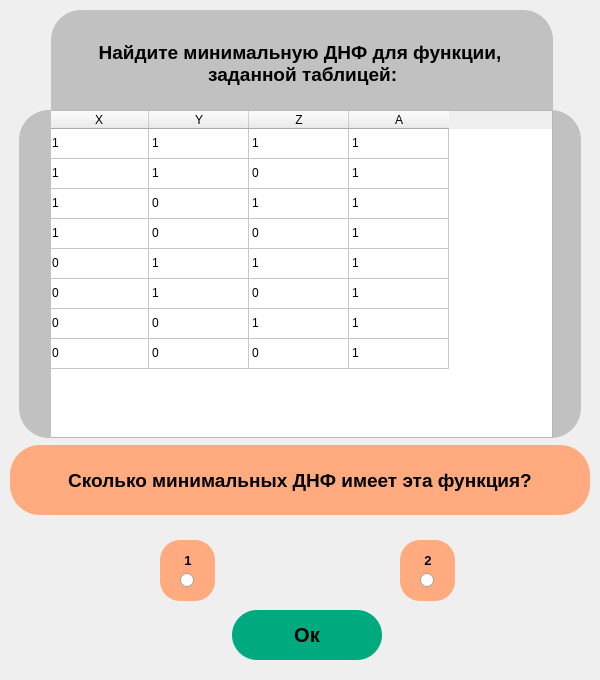
<?xml version="1.0" encoding="UTF-8"?>
<ui version="4.0">
 <class>FirstWindow</class>
 <widget class="QMainWindow" name="FirstWindow">
  <property name="geometry">
   <rect>
    <x>0</x>
    <y>0</y>
    <width>600</width>
    <height>680</height>
   </rect>
  </property>
  <property name="windowTitle">
   <string>Minimal DNF</string>
  </property>
  <widget class="QWidget" name="centralwidget">
   <widget class="QTableWidget" name="table">
    <property name="enabled">
     <bool>true</bool>
    </property>
    <property name="geometry">
     <rect>
      <x>46</x>
      <y>110</y>
      <width>507</width>
      <height>328</height>
     </rect>
    </property>
    <property name="styleSheet">
     <string notr="true"/>
    </property>
    <row>
     <property name="text">
      <string/>
     </property>
    </row>
    <row>
     <property name="text">
      <string/>
     </property>
    </row>
    <row>
     <property name="text">
      <string/>
     </property>
    </row>
    <row>
     <property name="text">
      <string/>
     </property>
    </row>
    <row>
     <property name="text">
      <string/>
     </property>
    </row>
    <row>
     <property name="text">
      <string/>
     </property>
    </row>
    <row>
     <property name="text">
      <string/>
     </property>
    </row>
    <row>
     <property name="text">
      <string/>
     </property>
    </row>
    <column>
     <property name="text">
      <string>X</string>
     </property>
     <property name="toolTip">
      <string/>
     </property>
    </column>
    <column>
     <property name="text">
      <string>Y</string>
     </property>
    </column>
    <column>
     <property name="text">
      <string>Z</string>
     </property>
    </column>
    <column>
     <property name="text">
      <string>A</string>
     </property>
    </column>
    <item row="0" column="0">
     <property name="text">
      <string>1</string>
     </property>
     <property name="flags">
      <set>ItemIsDragEnabled|ItemIsUserCheckable|ItemIsEnabled</set>
     </property>
    </item>
    <item row="0" column="1">
     <property name="text">
      <string>1</string>
     </property>
     <property name="flags">
      <set>ItemIsDragEnabled|ItemIsUserCheckable|ItemIsEnabled</set>
     </property>
    </item>
    <item row="0" column="2">
     <property name="text">
      <string>1</string>
     </property>
     <property name="flags">
      <set>ItemIsDragEnabled|ItemIsUserCheckable|ItemIsEnabled</set>
     </property>
    </item>
    <item row="0" column="3">
     <property name="text">
      <string>1</string>
     </property>
     <property name="flags">
      <set>ItemIsDragEnabled|ItemIsUserCheckable|ItemIsEnabled</set>
     </property>
    </item>
    <item row="1" column="0">
     <property name="text">
      <string>1</string>
     </property>
     <property name="flags">
      <set>ItemIsDragEnabled|ItemIsUserCheckable|ItemIsEnabled</set>
     </property>
    </item>
    <item row="1" column="1">
     <property name="text">
      <string>1</string>
     </property>
     <property name="flags">
      <set>ItemIsDragEnabled|ItemIsUserCheckable|ItemIsEnabled</set>
     </property>
    </item>
    <item row="1" column="2">
     <property name="text">
      <string>0</string>
     </property>
     <property name="flags">
      <set>ItemIsDragEnabled|ItemIsUserCheckable|ItemIsEnabled</set>
     </property>
    </item>
    <item row="1" column="3">
     <property name="text">
      <string>1</string>
     </property>
     <property name="flags">
      <set>ItemIsDragEnabled|ItemIsUserCheckable|ItemIsEnabled</set>
     </property>
    </item>
    <item row="2" column="0">
     <property name="text">
      <string>1</string>
     </property>
     <property name="flags">
      <set>ItemIsDragEnabled|ItemIsUserCheckable|ItemIsEnabled</set>
     </property>
    </item>
    <item row="2" column="1">
     <property name="text">
      <string>0</string>
     </property>
     <property name="flags">
      <set>ItemIsDragEnabled|ItemIsUserCheckable|ItemIsEnabled</set>
     </property>
    </item>
    <item row="2" column="2">
     <property name="text">
      <string>1</string>
     </property>
     <property name="flags">
      <set>ItemIsDragEnabled|ItemIsUserCheckable|ItemIsEnabled</set>
     </property>
    </item>
    <item row="2" column="3">
     <property name="text">
      <string>1</string>
     </property>
     <property name="flags">
      <set>ItemIsDragEnabled|ItemIsUserCheckable|ItemIsEnabled</set>
     </property>
    </item>
    <item row="3" column="0">
     <property name="text">
      <string>1</string>
     </property>
     <property name="flags">
      <set>ItemIsDragEnabled|ItemIsUserCheckable|ItemIsEnabled</set>
     </property>
    </item>
    <item row="3" column="1">
     <property name="text">
      <string>0</string>
     </property>
     <property name="flags">
      <set>ItemIsDragEnabled|ItemIsUserCheckable|ItemIsEnabled</set>
     </property>
    </item>
    <item row="3" column="2">
     <property name="text">
      <string>0</string>
     </property>
     <property name="flags">
      <set>ItemIsDragEnabled|ItemIsUserCheckable|ItemIsEnabled</set>
     </property>
    </item>
    <item row="3" column="3">
     <property name="text">
      <string>1</string>
     </property>
     <property name="flags">
      <set>ItemIsDragEnabled|ItemIsUserCheckable|ItemIsEnabled</set>
     </property>
    </item>
    <item row="4" column="0">
     <property name="text">
      <string>0</string>
     </property>
     <property name="flags">
      <set>ItemIsDragEnabled|ItemIsUserCheckable|ItemIsEnabled</set>
     </property>
    </item>
    <item row="4" column="1">
     <property name="text">
      <string>1</string>
     </property>
     <property name="flags">
      <set>ItemIsDragEnabled|ItemIsUserCheckable|ItemIsEnabled</set>
     </property>
    </item>
    <item row="4" column="2">
     <property name="text">
      <string>1</string>
     </property>
     <property name="flags">
      <set>ItemIsDragEnabled|ItemIsUserCheckable|ItemIsEnabled</set>
     </property>
    </item>
    <item row="4" column="3">
     <property name="text">
      <string>1</string>
     </property>
     <property name="flags">
      <set>ItemIsDragEnabled|ItemIsUserCheckable|ItemIsEnabled</set>
     </property>
    </item>
    <item row="5" column="0">
     <property name="text">
      <string>0</string>
     </property>
     <property name="flags">
      <set>ItemIsDragEnabled|ItemIsUserCheckable|ItemIsEnabled</set>
     </property>
    </item>
    <item row="5" column="1">
     <property name="text">
      <string>1</string>
     </property>
     <property name="flags">
      <set>ItemIsDragEnabled|ItemIsUserCheckable|ItemIsEnabled</set>
     </property>
    </item>
    <item row="5" column="2">
     <property name="text">
      <string>0</string>
     </property>
     <property name="flags">
      <set>ItemIsDragEnabled|ItemIsUserCheckable|ItemIsEnabled</set>
     </property>
    </item>
    <item row="5" column="3">
     <property name="text">
      <string>1</string>
     </property>
     <property name="flags">
      <set>ItemIsDragEnabled|ItemIsUserCheckable|ItemIsEnabled</set>
     </property>
    </item>
    <item row="6" column="0">
     <property name="text">
      <string>0</string>
     </property>
     <property name="flags">
      <set>ItemIsDragEnabled|ItemIsUserCheckable|ItemIsEnabled</set>
     </property>
    </item>
    <item row="6" column="1">
     <property name="text">
      <string>0</string>
     </property>
     <property name="flags">
      <set>ItemIsDragEnabled|ItemIsUserCheckable|ItemIsEnabled</set>
     </property>
    </item>
    <item row="6" column="2">
     <property name="text">
      <string>1</string>
     </property>
     <property name="flags">
      <set>ItemIsDragEnabled|ItemIsUserCheckable|ItemIsEnabled</set>
     </property>
    </item>
    <item row="6" column="3">
     <property name="text">
      <string>1</string>
     </property>
     <property name="flags">
      <set>ItemIsDragEnabled|ItemIsUserCheckable|ItemIsEnabled</set>
     </property>
    </item>
    <item row="7" column="0">
     <property name="text">
      <string>0</string>
     </property>
     <property name="flags">
      <set>ItemIsDragEnabled|ItemIsUserCheckable|ItemIsEnabled</set>
     </property>
    </item>
    <item row="7" column="1">
     <property name="text">
      <string>0</string>
     </property>
     <property name="flags">
      <set>ItemIsDragEnabled|ItemIsUserCheckable|ItemIsEnabled</set>
     </property>
    </item>
    <item row="7" column="2">
     <property name="text">
      <string>0</string>
     </property>
     <property name="flags">
      <set>ItemIsDragEnabled|ItemIsUserCheckable|ItemIsEnabled</set>
     </property>
    </item>
    <item row="7" column="3">
     <property name="text">
      <string>1</string>
     </property>
     <property name="flags">
      <set>ItemIsDragEnabled|ItemIsUserCheckable|ItemIsEnabled</set>
     </property>
    </item>
   </widget>
   <widget class="QLabel" name="text_1">
    <property name="geometry">
     <rect>
      <x>55</x>
      <y>23</y>
      <width>490</width>
      <height>81</height>
     </rect>
    </property>
    <property name="font">
     <font>
      <family>Arial</family>
      <pointsize>14</pointsize>
      <weight>75</weight>
      <bold>true</bold>
     </font>
    </property>
    <property name="layoutDirection">
     <enum>Qt::LeftToRight</enum>
    </property>
    <property name="styleSheet">
     <string notr="true"/>
    </property>
    <property name="text">
     <string>Найдите минимальную ДНФ для функции,
 заданной таблицей:</string>
    </property>
    <property name="scaledContents">
     <bool>false</bool>
    </property>
    <property name="alignment">
     <set>Qt::AlignCenter</set>
    </property>
   </widget>
   <widget class="QLabel" name="text_2">
    <property name="geometry">
     <rect>
      <x>19</x>
      <y>460</y>
      <width>562</width>
      <height>40</height>
     </rect>
    </property>
    <property name="font">
     <font>
      <family>Arial</family>
      <pointsize>14</pointsize>
      <weight>75</weight>
      <bold>true</bold>
     </font>
    </property>
    <property name="text">
     <string>Сколько минимальных ДНФ имеет эта функция?</string>
    </property>
    <property name="alignment">
     <set>Qt::AlignCenter</set>
    </property>
   </widget>
   <widget class="QRadioButton" name="radio_button_1">
    <property name="geometry">
     <rect>
      <x>180</x>
      <y>570</y>
      <width>20</width>
      <height>20</height>
     </rect>
    </property>
    <property name="text">
     <string/>
    </property>
   </widget>
   <widget class="QRadioButton" name="radio_button_2">
    <property name="geometry">
     <rect>
      <x>420</x>
      <y>570</y>
      <width>20</width>
      <height>20</height>
     </rect>
    </property>
    <property name="layoutDirection">
     <enum>Qt::LeftToRight</enum>
    </property>
    <property name="text">
     <string/>
    </property>
   </widget>
   <widget class="QPushButton" name="push_button_ok">
    <property name="geometry">
     <rect>
      <x>232</x>
      <y>610</y>
      <width>150</width>
      <height>50</height>
     </rect>
    </property>
    <property name="font">
     <font>
      <family>Arial</family>
      <pointsize>15</pointsize>
      <weight>75</weight>
      <bold>true</bold>
     </font>
    </property>
    <property name="styleSheet">
     <string notr="true">background-color: rgb(0, 170, 127);
border-radius: 25px;
</string>
    </property>
    <property name="text">
     <string>Ок</string>
    </property>
   </widget>
   <widget class="QLabel" name="text_radio_button_1">
    <property name="geometry">
     <rect>
      <x>178</x>
      <y>550</y>
      <width>20</width>
      <height>20</height>
     </rect>
    </property>
    <property name="font">
     <font>
      <pointsize>10</pointsize>
      <weight>75</weight>
      <bold>true</bold>
     </font>
    </property>
    <property name="text">
     <string>1</string>
    </property>
    <property name="alignment">
     <set>Qt::AlignCenter</set>
    </property>
   </widget>
   <widget class="QLabel" name="text_radio_button_2">
    <property name="geometry">
     <rect>
      <x>418</x>
      <y>550</y>
      <width>20</width>
      <height>20</height>
     </rect>
    </property>
    <property name="font">
     <font>
      <pointsize>10</pointsize>
      <weight>75</weight>
      <bold>true</bold>
     </font>
    </property>
    <property name="text">
     <string>2</string>
    </property>
    <property name="alignment">
     <set>Qt::AlignCenter</set>
    </property>
   </widget>
   <widget class="QLabel" name="label_text_1">
    <property name="geometry">
     <rect>
      <x>51</x>
      <y>10</y>
      <width>502</width>
      <height>131</height>
     </rect>
    </property>
    <property name="styleSheet">
     <string notr="true">background-color: rgb(193, 193, 193);
border-radius: 30px;

</string>
    </property>
    <property name="text">
     <string/>
    </property>
   </widget>
   <widget class="QLabel" name="label_2">
    <property name="geometry">
     <rect>
      <x>46</x>
      <y>110</y>
      <width>5</width>
      <height>328</height>
     </rect>
    </property>
    <property name="styleSheet">
     <string notr="true">background-color: rgb(193, 193, 193);
</string>
    </property>
    <property name="text">
     <string/>
    </property>
   </widget>
   <widget class="QLabel" name="label_3">
    <property name="geometry">
     <rect>
      <x>480</x>
      <y>110</y>
      <width>101</width>
      <height>328</height>
     </rect>
    </property>
    <property name="styleSheet">
     <string notr="true">background-color: rgb(193, 193, 193);
border-radius: 30px;</string>
    </property>
    <property name="text">
     <string/>
    </property>
   </widget>
   <widget class="QLabel" name="label_1">
    <property name="geometry">
     <rect>
      <x>19</x>
      <y>110</y>
      <width>101</width>
      <height>328</height>
     </rect>
    </property>
    <property name="styleSheet">
     <string notr="true">background-color: rgb(193, 193, 193);
border-radius: 30px;</string>
    </property>
    <property name="text">
     <string/>
    </property>
   </widget>
   <widget class="QLabel" name="label_text_2">
    <property name="geometry">
     <rect>
      <x>10</x>
      <y>445</y>
      <width>580</width>
      <height>70</height>
     </rect>
    </property>
    <property name="styleSheet">
     <string notr="true">background-color: rgb(255, 170, 127);
border-radius: 30px;
</string>
    </property>
    <property name="text">
     <string/>
    </property>
   </widget>
   <widget class="QLabel" name="label_radio_button_1">
    <property name="geometry">
     <rect>
      <x>160</x>
      <y>540</y>
      <width>55</width>
      <height>61</height>
     </rect>
    </property>
    <property name="styleSheet">
     <string notr="true">background-color: rgb(255, 170, 127);
border-radius: 20px;</string>
    </property>
    <property name="text">
     <string/>
    </property>
   </widget>
   <widget class="QLabel" name="label_radio_button_2">
    <property name="geometry">
     <rect>
      <x>400</x>
      <y>540</y>
      <width>55</width>
      <height>61</height>
     </rect>
    </property>
    <property name="styleSheet">
     <string notr="true">background-color: rgb(255, 170, 127);
border-radius: 20px;</string>
    </property>
    <property name="text">
     <string/>
    </property>
   </widget>
   <zorder>label_radio_button_2</zorder>
   <zorder>label_radio_button_1</zorder>
   <zorder>label_text_2</zorder>
   <zorder>label_1</zorder>
   <zorder>label_3</zorder>
   <zorder>label_text_1</zorder>
   <zorder>table</zorder>
   <zorder>text_1</zorder>
   <zorder>text_2</zorder>
   <zorder>radio_button_1</zorder>
   <zorder>radio_button_2</zorder>
   <zorder>push_button_ok</zorder>
   <zorder>text_radio_button_1</zorder>
   <zorder>text_radio_button_2</zorder>
   <zorder>label_2</zorder>
  </widget>
 </widget>
 <resources/>
 <connections/>
</ui>
